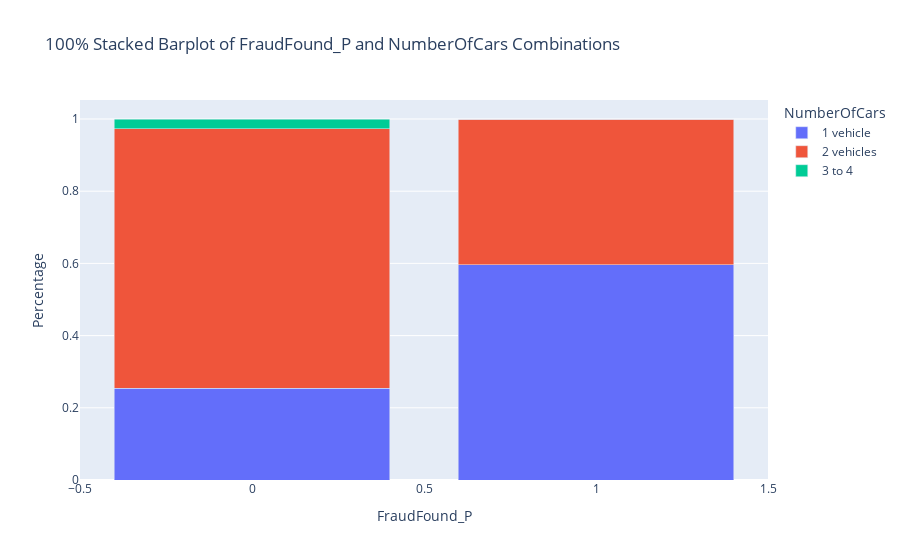

The notebook cell this image was saved under:
### Code cell
plot_two_categorical(all_change,'FraudFound_P', 'NumberOfCars', 'stacked_barplot')
# 주소를 이전한 대상 중, 보험사기인 사고의 경우 여러대가 아닌 한 대를 갖고 있는 피보험사들의 비율이 더 높다

### Figure 1 — Plotly figure (JSON) as saved in the notebook; plotly's stock layout.template omitted (floating-point values rounded to 4 significant figures)
{"data": [{"alignmentgroup": "True", "hovertemplate": "NumberOfCars=1 vehicle<br>FraudFound_P=%{x}<br>Percentage=%{y}<extra></extra>", "legendgroup": "1 vehicle", "marker": {"color": "#636efa", "pattern": {"shape": ""}}, "name": "1 vehicle", "offsetgroup": "1 vehicle", "orientation": "v", "showlegend": true, "textposition": "auto", "type": "bar", "x": [0, 1], "xaxis": "x", "y": [0.2539, 0.5957], "yaxis": "y"}, {"alignmentgroup": "True", "hovertemplate": "NumberOfCars=2 vehicles<br>FraudFound_P=%{x}<br>Percentage=%{y}<extra></extra>", "legendgroup": "2 vehicles", "marker": {"color": "#EF553B", "pattern": {"shape": ""}}, "name": "2 vehicles", "offsetgroup": "2 vehicles", "orientation": "v", "showlegend": true, "textposition": "auto", "type": "bar", "x": [0, 1], "xaxis": "x", "y": [0.7188, 0.4043], "yaxis": "y"}, {"alignmentgroup": "True", "hovertemplate": "NumberOfCars=3 to 4<br>FraudFound_P=%{x}<br>Percentage=%{y}<extra></extra>", "legendgroup": "3 to 4", "marker": {"color": "#00cc96", "pattern": {"shape": ""}}, "name": "3 to 4", "offsetgroup": "3 to 4", "orientation": "v", "showlegend": true, "textposition": "auto", "type": "bar", "x": [0, 1], "xaxis": "x", "y": [0.02734, 0], "yaxis": "y"}], "layout": {"barmode": "stack", "legend": {"title": {"text": "NumberOfCars"}, "tracegroupgap": 0}, "title": {"text": "100% Stacked Barplot of FraudFound_P and NumberOfCars Combinations"}, "xaxis": {"anchor": "y", "domain": [0, 1], "title": {"text": "FraudFound_P"}}, "yaxis": {"anchor": "x", "domain": [0, 1], "title": {"text": "Percentage"}}}}
